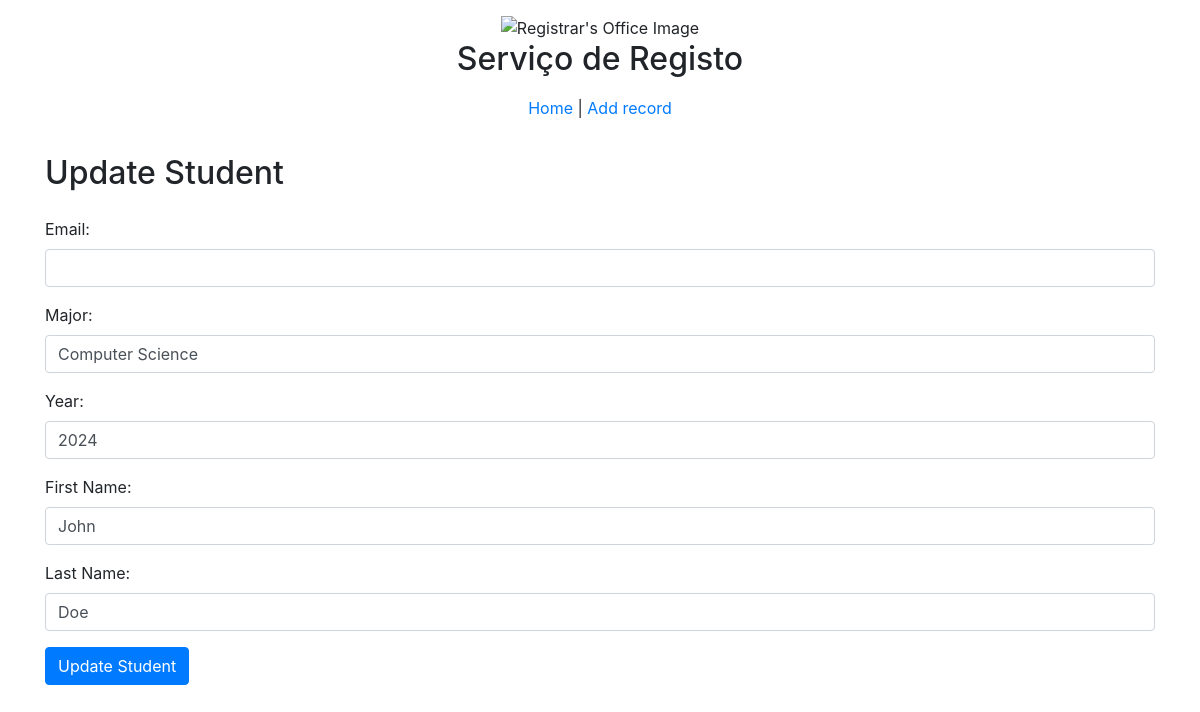
Screenshot of /update/student.php?id=1 with the database file from the repository.
### tables this page shows
CREATE TABLE IF NOT EXISTS `Student` (
  `StudentID` INT NOT NULL AUTO_INCREMENT,
  `Cpf` CHAR(11) NOT NULL,
  `EmailID` INT NOT NULL,
  `Major` VARCHAR(45) NOT NULL,
  `Year` YEAR NOT NULL,
  `FirstName` VARCHAR(45) NOT NULL,
  `LastName` VARCHAR(45) NOT NULL,
  PRIMARY KEY (`StudentID`),
  FOREIGN KEY (`EmailID`)
    REFERENCES `Emails` (`EmailID`))
AUTO_INCREMENT = 1;

### update/student.php (the view, shortened to what this page needs)
<?php
require_once('../mysqli_connect.php');
$id = $_GET['id'];
$sql = "SELECT * FROM Student WHERE StudentID = ?";
$stmt = $dbc->prepare($sql);
$stmt->bind_param("i", $id);
$stmt->execute();
$result = $stmt->get_result();
$record = $result->fetch_assoc();
?>
<body>
  <div class="container">
    <h2 class="mt-4 mb-4">Update Student</h2>
    <form action="student_update_process.php" method="POST">
      <div class="form-group">
        <label for="Email">Email:</label>
        <input type="email" class="form-control" name="Email" id="Email" value="<?php echo $record['Email']; ?>" required>
      </div>
      <div class="form-group">
        <label for="Major">Major:</label>
        <input type="text" class="form-control" name="Major" id="Major" value="<?php echo $record['Major']; ?>" required>
      </div>
      <div class="form-group">
        <label for="Year">Year:</label>
        <input type="number" class="form-control" name="Year" id="Year" min="1900" max="2099" step="1" value="<?php echo $record['Year']; ?>" required>
      </div>
      <div class="form-group">
        <label for="FirstName">First Name:</label>
        <input type="text" class="form-control" name="FirstName" id="FirstName" value="<?php echo $record['FirstName']; ?>" required>
      </div>
      <div class="form-group">
        <label for="LastName">Last Name:</label>
        <input type="text" class="form-control" name="LastName" id="LastName" value="<?php echo $record['LastName']; ?>" required>
</div>
<button type="submit" class="btn btn-primary" name="submit">Update Student</button>
</form>
</div>
</body>
</html>

### rows the page displays
student: Major "Computer Science", Year "2024", FirstName "John", LastName "Doe"
